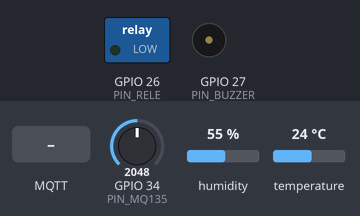
Simulated run of this sketch. Board: ESP32. On the bench: switched loads named in the sketch (green lamp = pin HIGH), buzzer (waves = sounding, pin HIGH). Inputs (shaded band) come from the test bench; at power-on: GPIO 34 (PIN_MQ135) = 2048, humidity 55 %, temperature 24 °C (analog values on the 0–4095 scale). WiFi joins after 1.5 s; servers stay silent unless stated; the local clock reads 2024-03-15 10:24:30 at power-on unless the sketch sets it; no MQTT or app messages arrive unless stated; what the sketch prints to the serial monitor is not drawn.

Above: at 2.7 s.
2.8 s: GPIO 34 (PIN_MQ135) set to 2445
6.5 s: GPIO 34 (PIN_MQ135) set to 2554
At 11.1 s:
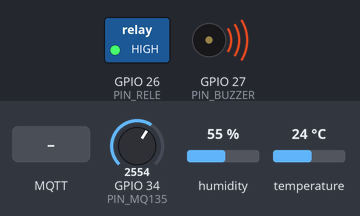
11.5 s: MQTT message "1" arrives on the first subscribed topic
At 12.2 s:
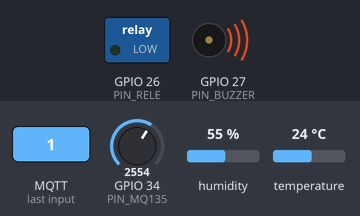
13.0 s: MQTT message "1" arrives on the second subscribed topic
At 13.3 s:
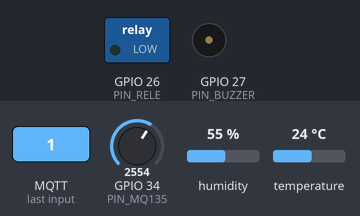
Timing chart, 0 to 15.5 s (numbered marks = the images above; inputs shaded):
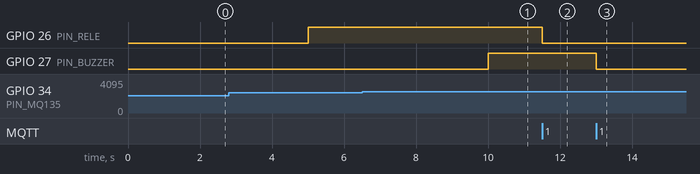

The sketch:

sketch.ino
```cpp
/*
  AirCare - Monitor IoT de qualidade do ar e conforto termico
  Objetos Inteligentes Conectados - Universidade Presbiteriana Mackenzie
  Autor: Luiz Galdino de Sousa Xavier Reche

  Plataforma : ESP32 DevKit V1 (simulado no Wokwi)
  Sensores   : DHT22 (temperatura e umidade) - GPIO4
               MQ-135 (qualidade do ar), simulado por potenciometro - GPIO34
  Atuadores  : Modulo rele (exaustor, representado por LED) - GPIO26
               Buzzer ativo (alerta sonoro) - GPIO27
  Comunicacao: Wi-Fi + MQTT (broker publico HiveMQ, porta 1883)

  Topicos publicados (JSON):
    aircare/luizreche/sensores   {"temp":..,"umid":..,"ar":..,"estado":"NORMAL","ts":<epoch ms>,"id":".."}
    aircare/luizreche/status     {"exaustor":"ON","buzzer":"OFF","modo":"AUTO"}
    aircare/luizreche/ack        {"id":"..","alvo":"exaustor","valor":"ON","ts":<epoch ms>}
  Topicos assinados:
    aircare/luizreche/exaustor/cmd   {"id":"..","valor":"ON|OFF|AUTO"}
    aircare/luizreche/buzzer/cmd     {"id":"..","valor":"ON|OFF"}
    aircare/luizreche/sensores/ler   {"id":"..","valor":"temp|umid|ar"}  (pedido de leitura imediata)
*/

#include <WiFi.h>
#include <PubSubClient.h>
#include <DHT.h>
#include <ArduinoJson.h>
#include <time.h>

// ---------- Configuracao de rede ----------
const char* WIFI_SSID   = "Wokwi-GUEST";   // rede do simulador Wokwi
const char* WIFI_PASS   = "";
const char* MQTT_BROKER = "broker.hivemq.com";
const int   MQTT_PORT   = 1883;
const char* BASE        = "aircare/luizreche/";

// ---------- Pinos ----------
const int PIN_DHT    = 4;
const int PIN_MQ135  = 34;
const int PIN_RELE   = 26;
const int PIN_BUZZER = 27;

// ---------- Limites ----------
const float TEMP_ATENCAO   = 28.0;   // graus C
const int   AR_ATENCAO     = 1500;   // leitura analogica (0 a 4095)
const int   AR_CRITICO     = 2500;
const unsigned long INTERVALO_LEITURA = 5000;   // ms
const unsigned long HISTERESE_MS      = 60000;  // exaustor so desliga apos 1 min normal

DHT dht(PIN_DHT, DHT22);
WiFiClient espClient;
PubSubClient mqtt(espClient);

bool modoAuto = true;       // AUTO: a logica decide; MANUAL: comando remoto decide
bool exaustorLigado = false;
bool buzzerLigado = false;
unsigned long ultimaLeitura = 0;
unsigned long inicioNormal = 0;
String estado = "NORMAL";

// Ultima leitura valida do DHT22 (o sensor pede pelo menos 2 s entre leituras)
float tempAtual = NAN, umidAtual = NAN;
unsigned long ultimaLeituraDHT = 0;

void lerDHT() {
  float t = dht.readTemperature();
  float h = dht.readHumidity();
  ultimaLeituraDHT = millis();
  if (!isnan(t) && !isnan(h)) { tempAtual = t; umidAtual = h; }
}

void lerEPublicar(const char* id = "");

// Tempo atual em milissegundos (epoch), sincronizado por NTP
unsigned long long agoraMs() {
  struct timeval tv;
  gettimeofday(&tv, nullptr);
  return (unsigned long long)tv.tv_sec * 1000ULL + tv.tv_usec / 1000;
}

String topico(const char* sufixo) { return String(BASE) + sufixo; }

void setExaustor(bool ligar) {
  exaustorLigado = ligar;
  digitalWrite(PIN_RELE, ligar ? HIGH : LOW);
}

void setBuzzer(bool ligar) {
  buzzerLigado = ligar;
  digitalWrite(PIN_BUZZER, ligar ? HIGH : LOW);
}

void publicarStatus() {
  StaticJsonDocument<128> doc;
  doc["exaustor"] = exaustorLigado ? "ON" : "OFF";
  doc["buzzer"]   = buzzerLigado ? "ON" : "OFF";
  doc["modo"]     = modoAuto ? "AUTO" : "MANUAL";
  char buf[128];
  serializeJson(doc, buf);
  mqtt.publish(topico("status").c_str(), buf, true);   // retido
}

// Confirma ao painel que o atuador foi acionado (usado para medir o tempo de resposta)
void publicarAck(const char* id, const char* alvo, const char* valor) {
  StaticJsonDocument<160> doc;
  doc["id"] = id;
  doc["alvo"] = alvo;
  doc["valor"] = valor;
  doc["ts"] = agoraMs();
  char buf[160];
  serializeJson(doc, buf);
  mqtt.publish(topico("ack").c_str(), buf);
}

// Recebe comandos do painel
void aoReceber(char* topic, byte* payload, unsigned int len) {
  StaticJsonDocument<160> doc;
  if (deserializeJson(doc, payload, len)) return;
  const char* id = doc["id"] | "";
  String valor = doc["valor"] | "";
  String t = String(topic);

  if (t == topico("exaustor/cmd")) {
    if (valor == "AUTO") { modoAuto = true; }
    else { modoAuto = false; setExaustor(valor == "ON"); }
    publicarAck(id, "exaustor", valor.c_str());
  } else if (t == topico("buzzer/cmd")) {
    modoAuto = false;
    setBuzzer(valor == "ON");
    publicarAck(id, "buzzer", valor.c_str());
  } else if (t == topico("sensores/ler")) {
    // Pedido de leitura imediata (usado para medir o tempo de resposta dos sensores)
    if (valor != "ar" && millis() - ultimaLeituraDHT >= 2000) lerDHT();
    lerEPublicar(id);
    return;
  }
  Serial.printf("[MQTT] comando %s -> %s\n", t.c_str(), valor.c_str());
  publicarStatus();
}

void conectarWiFi() {
  Serial.print("Conectando ao Wi-Fi");
  WiFi.begin(WIFI_SSID, WIFI_PASS, 6);
  int tentativas = 0;
  while (WiFi.status() != WL_CONNECTED) {
    delay(250); Serial.print(".");
    if (++tentativas % 60 == 0) {          // 15 s sem conectar: tenta de novo
      WiFi.disconnect();
      WiFi.begin(WIFI_SSID, WIFI_PASS, 6);
    }
  }
  Serial.println(" conectado!");
  configTime(0, 0, "pool.ntp.org", "time.google.com");   // relogio (horario das leituras)
  Serial.print("Sincronizando relogio (NTP)");
  while (time(nullptr) < 1700000000) { delay(250); Serial.print("."); }
  Serial.println(" ok");
}

void conectarMQTT() {
  while (!mqtt.connected()) {
    String id = "aircare-esp32-" + String((uint32_t)ESP.getEfuseMac(), HEX);
    Serial.print("Conectando ao broker MQTT... ");
    if (mqtt.connect(id.c_str())) {
      Serial.println("ok");
      mqtt.subscribe(topico("exaustor/cmd").c_str());
      mqtt.subscribe(topico("buzzer/cmd").c_str());
      mqtt.subscribe(topico("sensores/ler").c_str());
      publicarStatus();
    } else {
      Serial.printf("falhou (rc=%d), nova tentativa em 2 s\n", mqtt.state());
      delay(2000);
    }
  }
}

// Le os sensores, aplica a logica automatica e publica
void lerEPublicar(const char* id) {
  int ar = analogRead(PIN_MQ135);

  if (ar >= AR_CRITICO) estado = "CRITICO";
  else if (ar >= AR_ATENCAO || (!isnan(tempAtual) && tempAtual >= TEMP_ATENCAO)) estado = "ATENCAO";
  else estado = "NORMAL";

  if (modoAuto) {
    if (estado != "NORMAL") {
      setExaustor(true);
      inicioNormal = 0;
    } else if (exaustorLigado) {
      if (inicioNormal == 0) inicioNormal = millis();
      if (millis() - inicioNormal >= HISTERESE_MS) setExaustor(false);   // histerese
    }
    setBuzzer(estado == "CRITICO");
  }

  StaticJsonDocument<200> doc;
  doc["temp"] = round(tempAtual * 10) / 10.0;
  doc["umid"] = round(umidAtual * 10) / 10.0;
  doc["ar"] = ar;
  doc["estado"] = estado;
  doc["ts"] = agoraMs();
  if (id[0]) doc["id"] = id;
  char buf[200];
  serializeJson(doc, buf);
  mqtt.publish(topico("sensores").c_str(), buf);
  publicarStatus();
  Serial.printf("[Sensores] %s\n", buf);
}

void setup() {
  Serial.begin(115200);
  pinMode(PIN_RELE, OUTPUT);
  pinMode(PIN_BUZZER, OUTPUT);
  setExaustor(false);
  setBuzzer(false);
  dht.begin();
  analogReadResolution(12);

  conectarWiFi();
  mqtt.setServer(MQTT_BROKER, MQTT_PORT);
  mqtt.setCallback(aoReceber);
}

void loop() {
  if (!mqtt.connected()) conectarMQTT();
  mqtt.loop();
  if (millis() - ultimaLeituraDHT >= 2500) lerDHT();
  if (millis() - ultimaLeitura >= INTERVALO_LEITURA) {
    ultimaLeitura = millis();
    lerEPublicar();
  }
}
```

Measured:
- the behaviour switches between 2499 and 2500 on GPIO 34 (PIN_MQ135) (found by bisection; images 0 and 1)
- after the input at 6.5 s, GPIO 27 (PIN_BUZZER): LOW → HIGH after 3.5 s
- after the input at 11.5 s, GPIO 26 (PIN_RELE): HIGH → LOW at once
- after the input at 13.0 s, GPIO 27 (PIN_BUZZER): HIGH → LOW at once
